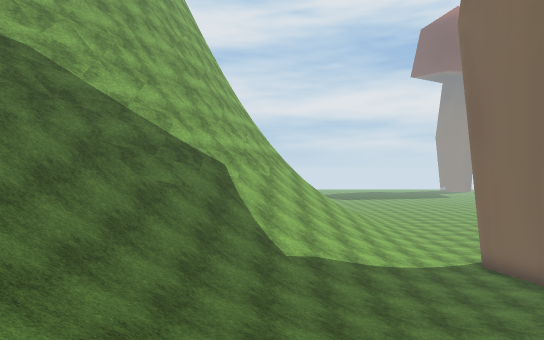
view 1 (above)

17 first-person views from a walk through a scene from a Unity 3-D project. The camera is 1.4 m above the floor, looks level and sees 80° across. The floor is counted in squares, 2 m on a side. Each view is taken from the middle of a square. On the plan, view 1 faces up. The plan holds only what a view shows up to about 10 squares ahead; the rest is blank. The place goes on beyond the plan. The player is left out. Some surface patterns are stand-ins.

view 2
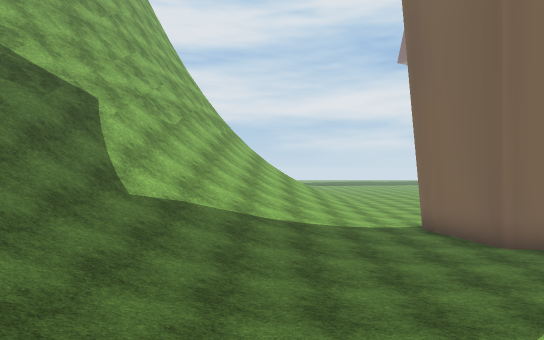

view 3
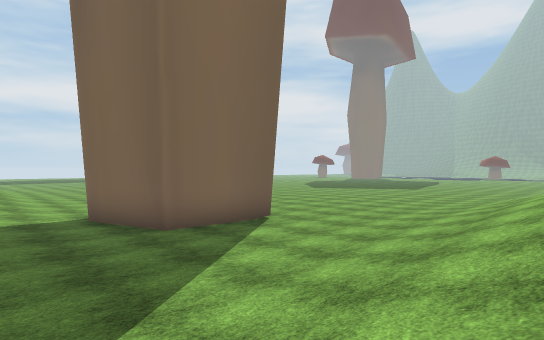

view 4
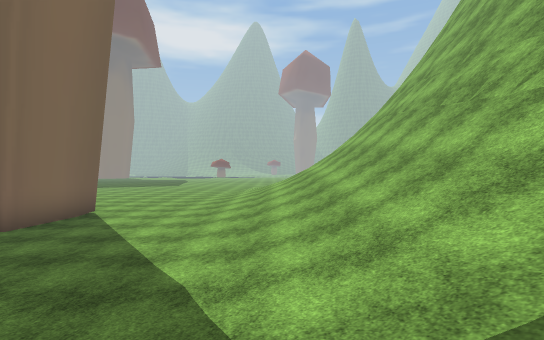

view 5
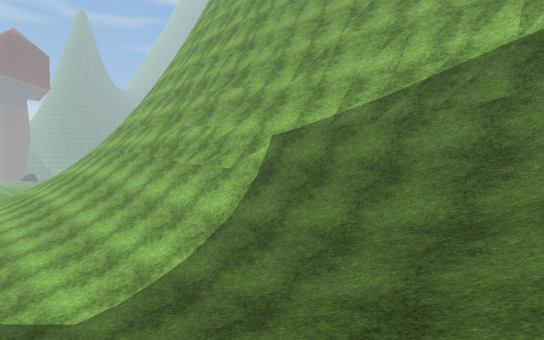

view 6
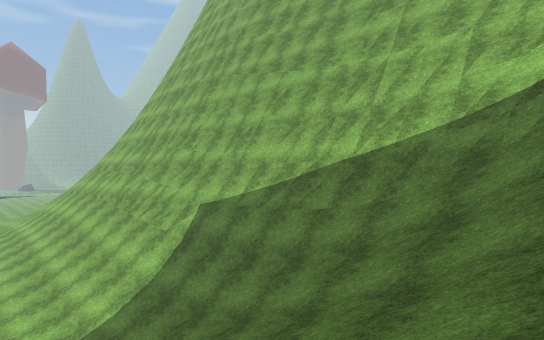

view 7
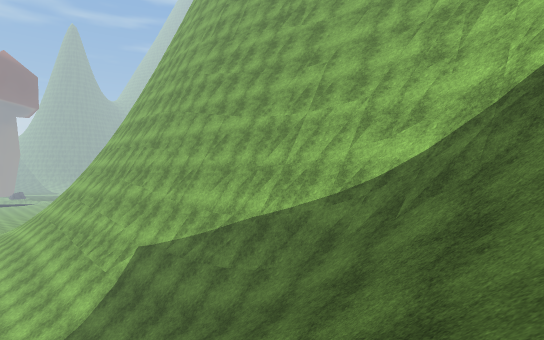

view 8
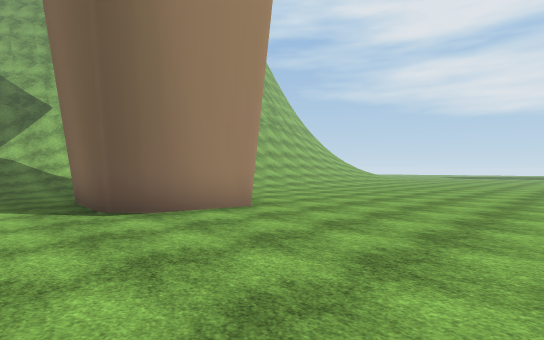

view 9
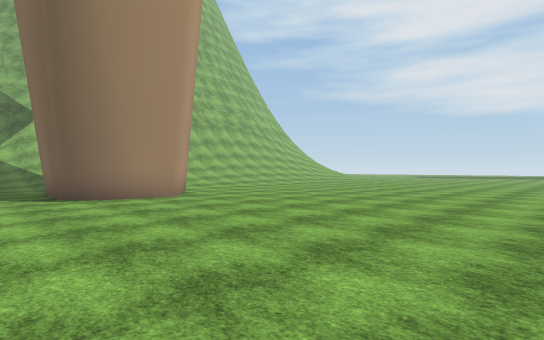

view 10
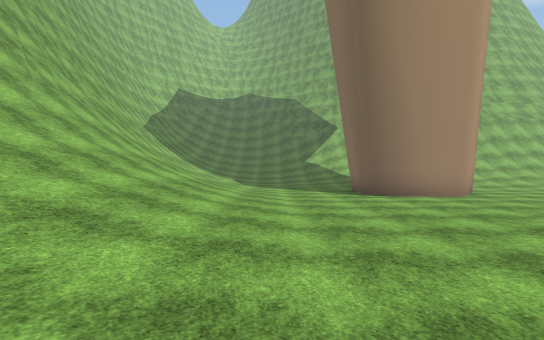

view 11
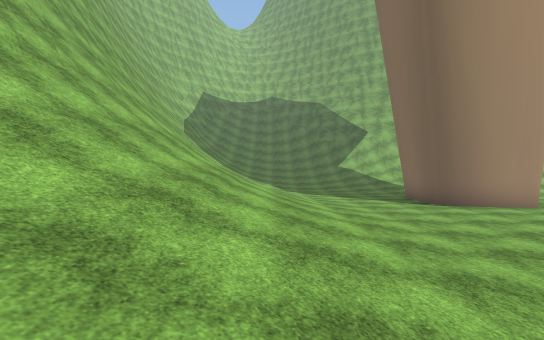

view 12
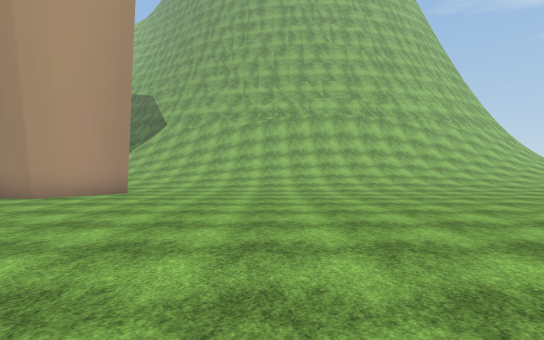

view 13
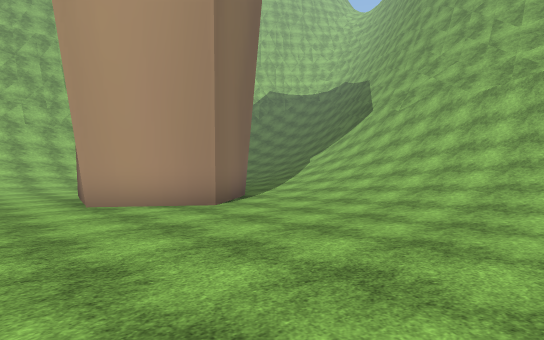

view 14
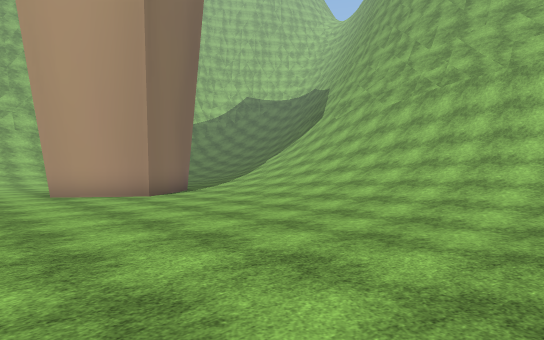

view 15
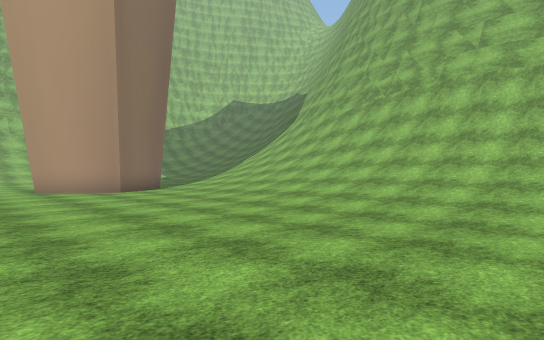

view 16
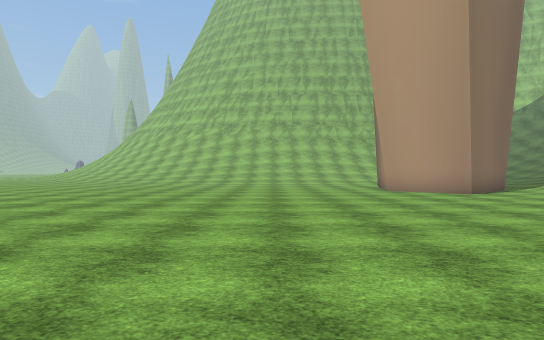

view 17
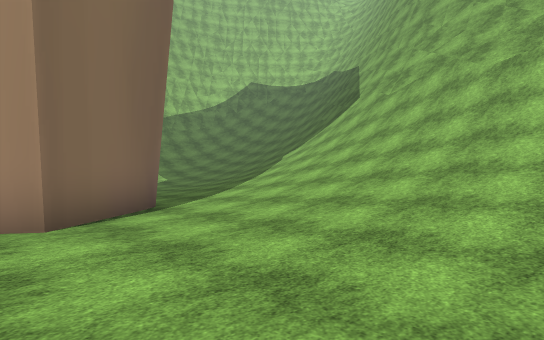

### Floor plan
Key: @ floor where view 1 was taken; # wall or solid block; . main floor; : floor 0.25 m higher than the main floor; + floor 0.75 m higher than the main floor; * floor 1 m higher than the main floor; % floor 1.5 m higher than the main floor; / step, stairs or slope; = window, fence, low wall or low ledge.
Columns run from 6 left of view 1 to 20 right of it. Each row starts with its distance up from view 1.
 23               :.....
 22        #////*+:..... .
 21        #////*+:........
 20        #////*+:..........
 19       ##////*+:..........
 18       ##////*+:...........
 17       #=////*+:...........
 16       #=////++:............
 15       #/////++:............
 14      ##/////+::............
 13      #=/////+:.............
 12     ##//////+:###..........
 11    ##//////+::# ##........
 10    ##//////+:.#  #........
  9   ##//////+::.####........
  8  ##///////+:..............
  7 ##///////+::..............
  6  ///////++:....::::::::::::
  5  //////%++::::::++++++++++
  4 / ///////++++/////////////+
  3   ////////////////////////
  2 /////////////////////////
  1 ////////////////////////
  0  /////@////##########//
 -1 ##=/########       ##
 -2  ####

Where each view was taken, in squares from view 1:
view 1: 0 up, 0 right, facing up
view 2: 2 up, 3 right, facing up
view 3: 3 up, 5 right, facing up-right
view 4: 4 up, 2 right, facing right
view 5: 5 up, 1 left, facing down-right
view 6: 5 up, 4 left, facing down-right
view 7: 4 up, 6 left, facing down-right
view 8: 7 up, 16 right, facing up-left
view 9: 7 up, 19 right, facing up-left
view 10: 6 up, 20 right, facing left
view 11: 4 up, 20 right, facing left
view 12: 17 up, 19 right, facing left
view 13: 18 up, 13 right, facing down-left
view 14: 21 up, 13 right, facing down-left
view 15: 23 up, 13 right, facing down-left
view 16: 22 up, 15 right, facing down
view 17: 17 up, 10 right, facing down-left
